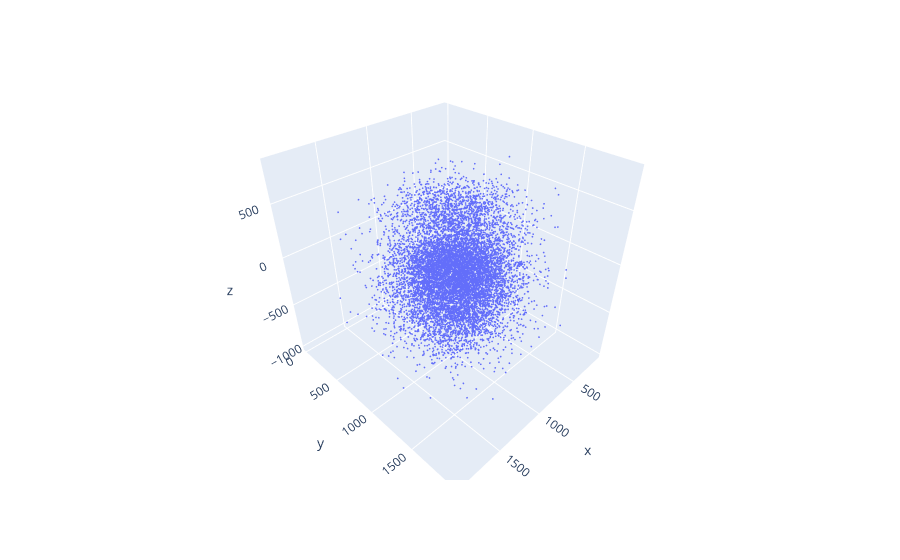

Notebook source saved alongside this figure:
### Code cell
embeddings = X[["alfa_popsize", "eyebrow_length", "fenistraline_length"]].to_numpy()
embedding_plotter(embeddings, X, hover=["holy_spirit"])

### Figure 1 — Plotly figure (JSON) as saved in the notebook; plotly's stock layout.template omitted (floating-point values rounded to 4 significant figures; data arrays with more than 128 entries replaced by an {"elided": "..."} marker saying what was removed)
{"data": [{"customdata": {"elided": "10000x1 float values"}, "hovertemplate": "x=%{x}<br>y=%{y}<br>z=%{z}<br>holy_spirit=%{customdata[0]}<extra></extra>", "legendgroup": "", "marker": {"color": "#636efa", "size": 1, "symbol": "circle"}, "mode": "markers", "name": "", "scene": "scene", "showlegend": false, "type": "scatter3d", "x": {"elided": "10000 float values"}, "y": {"elided": "10000 float values"}, "z": {"elided": "10000 float values"}}], "layout": {"legend": {"tracegroupgap": 0}, "margin": {"t": 60}, "scene": {"domain": {"x": [0, 1], "y": [0, 1]}, "xaxis": {"title": {"text": "x"}}, "yaxis": {"title": {"text": "y"}}, "zaxis": {"title": {"text": "z"}}}}}
